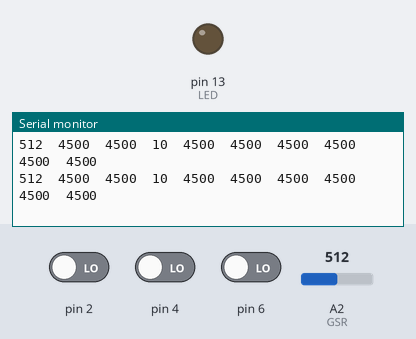
Simulated run of this sketch. Board: Arduino Uno, built with avr-gcc and run on an emulated ATmega328P. Shown: output pins drawn as LEDs (lit = HIGH), the last lines printed to the serial monitor. The test bench sets the inputs (shaded band); at power-on: A2 (GSR) = 512, pin 2 LOW, pin 4 LOW, pin 6 LOW.

Above: at 1.2 s.
1.3 s: A2 (GSR) set to 987
At 1.44 s:
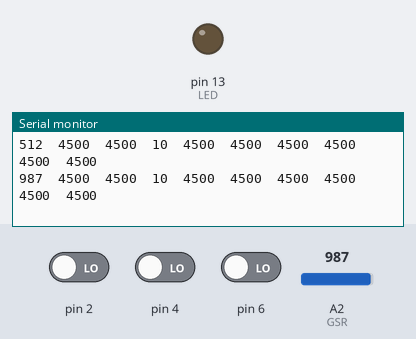
4.3 s: A2 (GSR) set to 1016
At 4.41 s:
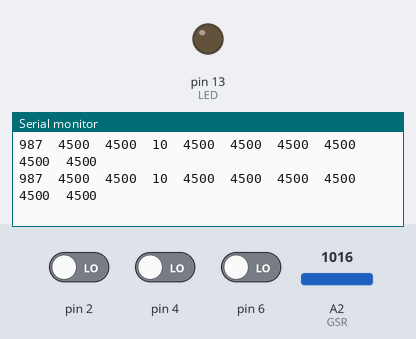
Timing chart, 0 to 7.3 s (numbered marks = the images above; inputs shaded):
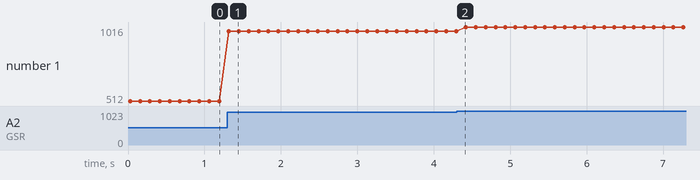

Measured:
- after the input at 1.3 s, the serial monitor: prints a new line at once (image 1)
- plotted number 1: 512 → 987 after the input at 1.3 s, 987 → 1016 after the input at 4.3 s

The sketch:

CapacitiveSensor_GSR_Mega2560.ino
```cpp
#include <CapacitiveSensor.h>
const int LED = 13;
const int GSR = A2;
int threshold = 0;
int sensorValue;

CapacitiveSensor   cs_1 = CapacitiveSensor(23, 22);      // 10M resistor between pins 4 & 2, pin 2 is sensor pin, add a wire and or foil if desired
CapacitiveSensor   cs_2 = CapacitiveSensor(25, 24);       // 10M resistor between pins 4 & 6, pin 6 is sensor pin, add a wire and or foil
CapacitiveSensor   cs_3 = CapacitiveSensor(29, 28);
CapacitiveSensor   cs_4 = CapacitiveSensor(33, 32);
CapacitiveSensor   cs_5 = CapacitiveSensor(37, 36);
CapacitiveSensor   cs_6 = CapacitiveSensor(41, 40);
CapacitiveSensor   cs_7 = CapacitiveSensor(45, 44);
CapacitiveSensor   cs_8 = CapacitiveSensor(49, 48);
CapacitiveSensor   cs_9 = CapacitiveSensor(53, 52);

void setup()
{
  long sum = 0;
  cs_1.set_CS_AutocaL_Millis(0xFFFFFFFF);     // turn off autocalibrate on channel 1 - just as an example
  cs_2.set_CS_AutocaL_Millis(0xFFFFFFFF);     // turn off autocalibrate on channel 1 - just as an example
  cs_3.set_CS_AutocaL_Millis(0xFFFFFFFF);     // turn off autocalibrate on channel 1 - just as an example
  cs_4.set_CS_AutocaL_Millis(0xFFFFFFFF);     // turn off autocalibrate on channel 1 - just as an example
  cs_5.set_CS_AutocaL_Millis(0xFFFFFFFF);     // turn off autocalibrate on channel 1 - just as an example
  cs_6.set_CS_AutocaL_Millis(0xFFFFFFFF);     // turn off autocalibrate on channel 1 - just as an example
  cs_7.set_CS_AutocaL_Millis(0xFFFFFFFF);     // turn off autocalibrate on channel 1 - just as an example
  cs_8.set_CS_AutocaL_Millis(0xFFFFFFFF);     // turn off autocalibrate on channel 1 - just as an example
  cs_9.set_CS_AutocaL_Millis(0xFFFFFFFF);
  Serial.begin(9600);
  pinMode(LED, OUTPUT);
  digitalWrite(LED, LOW);


  /*for (int i = 0; i < 500; i++)
    {
    sensorValue = analogRead(GSR);
    sum += sensorValue;
    delay(5);
    }
    threshold = sum / 500;
    //Serial.print("threshold =");
    //Serial.println(threshold);*/
}


void loop()
{
  long start = millis();
  long total1 =  cs_1.capacitiveSensor(30);
  long total2 =  cs_2.capacitiveSensor(30);
  long total3 =  cs_3.capacitiveSensor(30);
  long total4 =  cs_4.capacitiveSensor(30);
  long total5 =  cs_5.capacitiveSensor(30);
  long total6 =  cs_6.capacitiveSensor(30);
  long total7 =  cs_7.capacitiveSensor(30);
  long total8 =  cs_8.capacitiveSensor(30);
  long total9 =  cs_9.capacitiveSensor(30);

  sensorValue = analogRead(GSR);
  Serial.print(sensorValue);
  Serial.print("\t");
  Serial.print(total1);                  // print sensor output 1
  Serial.print("\t");
  Serial.print(total2);
  Serial.print("\t");
  Serial.print(total3);
  Serial.print("\t");
  Serial.print(total4);
  Serial.print("\t");
  Serial.print(total5);
  Serial.print("\t");
  Serial.print(total6);
  Serial.print("\t");
  Serial.print(total7);
  Serial.print("\t");
  Serial.print(total8);
  Serial.print("\t");
  Serial.print(total9);
  Serial.println();

  delay(100);                             // arbitrary delay to limit data to serial port
}
```
